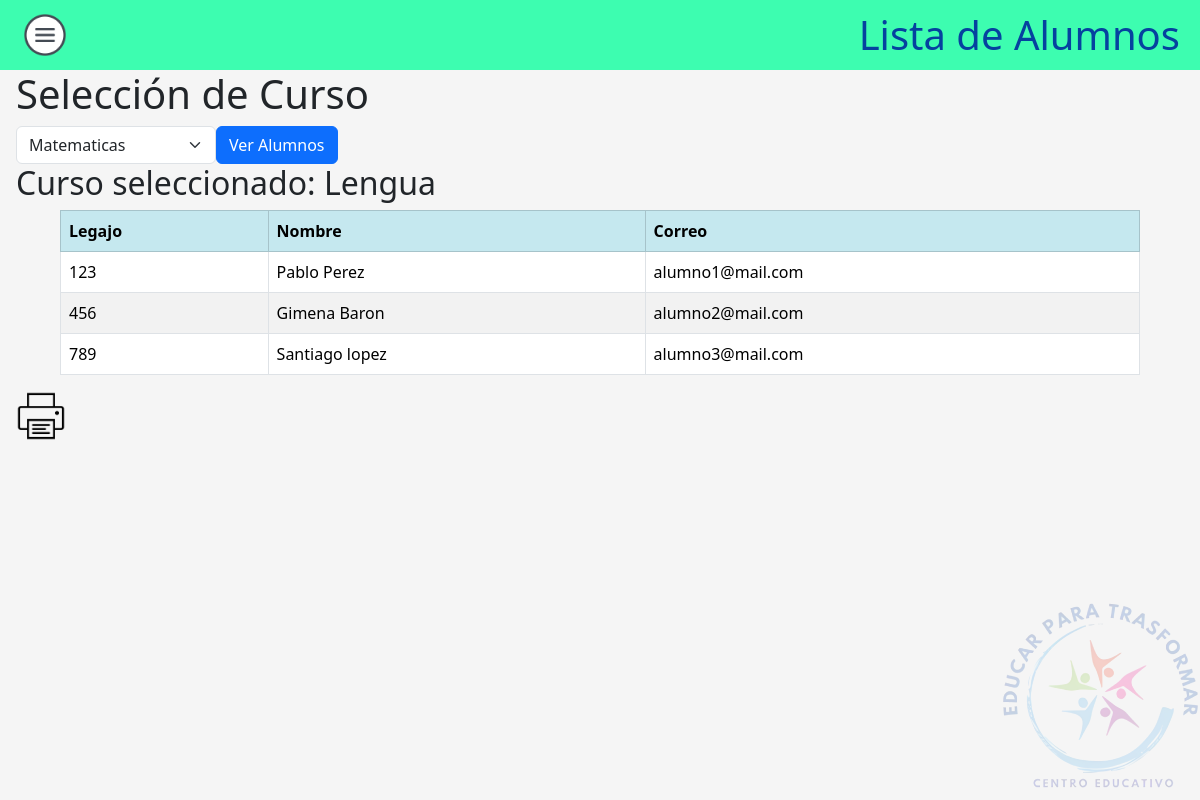
The app's page /Docentes/listaAlumnos.php?curso=2 (signed in) with its own data.
### tables this page shows
CREATE TABLE `curso` (
  `id` int(11) NOT NULL,
  `nombre` varchar(50) NOT NULL
);

CREATE TABLE `alumno` (
  `id` int(11) NOT NULL,
  `correo` varchar(50) DEFAULT NULL,
  `password` varchar(50) DEFAULT NULL,
  `idPadre` int(11) DEFAULT NULL,
  `legajo` int(30) NOT NULL,
  `nombre` varchar(50) NOT NULL
);

### Docentes/listaAlumnos.php (the view, shortened to what this page needs)
<!DOCTYPE html>
<html>
<head>
    <link href="https://cdn.jsdelivr.net/npm/bootstrap@5.3.2/dist/css/bootstrap.min.css" rel="stylesheet">
    <link rel="stylesheet" href="../Css/styles.css">
</head>
<body>
    <header class="header no-print">
        <a type="button" data-bs-toggle="offcanvas" data-bs-target="#offcanvasExample" aria-controls="offcanvasExample">
            <img src="../Css/hamburguesa.png" width="50px">
        </a>
        <h1 style="text-align: center; color: #05429f">Lista de Alumnos</h1>
    </header>
    <h1 class='no-print ms-3'>Selección de Curso</h1>
    <?php
    $conexion = conectar();
    if (isset($_SESSION['user_id'])) {
        $id_docente = $_SESSION['user_id'];
    $cursos_docente = "SELECT c.id, c.nombre FROM cursodocente cd INNER JOIN curso c ON c.id = cd.idCurso WHERE cd.idDocente = $id_docente";
    $resultado_cursos_docente = mysqli_query($conexion, $cursos_docente);
    } else {
    header('Location: Docente.php');
    exit();
    }
    echo "<form action='' method='GET' class='no-print ms-3'>";
    echo "<div class='form-inline'>";
    echo "<select class='form-select' style='max-width: 200px' name='curso'>";
    while ($row = mysqli_fetch_array($resultado_cursos_docente)) {
        $id_curso = $row['id'];
        $nombre_curso = $row['nombre'];
        echo "<option value='$id_curso'>$nombre_curso</option>";
    }
    echo "</select>";
    echo "<input class='btn btn-primary' type='submit' value='Ver Alumnos'>";
    echo "</div>";
    echo "</form>";
    if (isset($_GET['curso'])) {
        $id_curso_seleccionado = $_GET['curso'];
        $consulta_curso = "SELECT nombre FROM curso WHERE id = $id_curso_seleccionado";
        $resultado_consulta_curso = mysqli_query($conexion, $consulta_curso);
        if (mysqli_num_rows($resultado_consulta_curso) > 0) {
            $row_curso = mysqli_fetch_assoc($resultado_consulta_curso);
            $nombre_curso_seleccionado = $row_curso['nombre'];
            $consulta_relacion = "SELECT * FROM cursodocente WHERE idCurso = $id_curso_seleccionado AND idDocente = $id_docente";
            $resultado_consulta_relacion = mysqli_query($conexion, $consulta_relacion);
            if (mysqli_num_rows($resultado_consulta_relacion) > 0) {
                $alumnos_curso = "SELECT a.legajo, a.nombre, a.correo FROM alumnocurso ac INNER JOIN alumno a ON a.id = ac.idAlumno WHERE ac.idCurso = $id_curso_seleccionado";
                $resultado_alumnos_curso = mysqli_query($conexion, $alumnos_curso);
                echo "<h2 class='ms-3'>Curso seleccionado: $nombre_curso_seleccionado</h2>";
                echo "<table class='table table-striped table-bordered mx-auto p-2' style='width: 90vw'>";
                echo "<tr class='table-info'><th>Legajo</th><th>Nombre</th><th>Correo</th></tr>";
                while ($fila = mysqli_fetch_array($resultado_alumnos_curso)) {
                    echo "<tr>";
                    echo "<td>{$fila['legajo']}</td>";
                    echo "<td>{$fila['nombre']}</td>";
                    echo "<td>{$fila['correo']}</td>";
                    echo "</tr>";
                }
                echo "</table>";
            } else {
                echo "<p>El docente no está relacionado con el curso seleccionado</p>";
            }
        } else {
            echo "<p>Curso no encontrado</p>";
        }
    }
    ?>
    <a class="no-print ms-3" type='button' onclick='imprimirTabla()'><img src='../Css/print.png' width='50px'></a>
    <div id="footer">
        <img src="../Css/Logotipo200x200.png">
    </div>
</body>
</html>

### Css/styles.css (style rules this page uses)
body { background-color: #f5f5f5; }
.header { background-color: #3dfdb0; color: #fff; padding: 10px 20px; display: flex; justify-content: space-between; align-items: center; }
.header h1 { text-align: center; margin: 0; }
#footer { position: fixed; right: 0; bottom: 0; margin: 0; padding: 0; }
#footer img { width: 200px; opacity: 0.2; }
.form-inline { display: flex; align-items: center; }
.form-inline input, .form-inline button { margin-right: 10px; }

### records on screen
curso: nombre "Lengua"
alumno: legajo "123", nombre "Pablo Perez", correo "alumno1@mail.com"
alumno: legajo "456", nombre "Gimena Baron", correo "alumno2@mail.com"
alumno: legajo "789", nombre "Santiago lopez", correo "alumno3@mail.com"

### other values on screen
form field curso "Matematicas"
